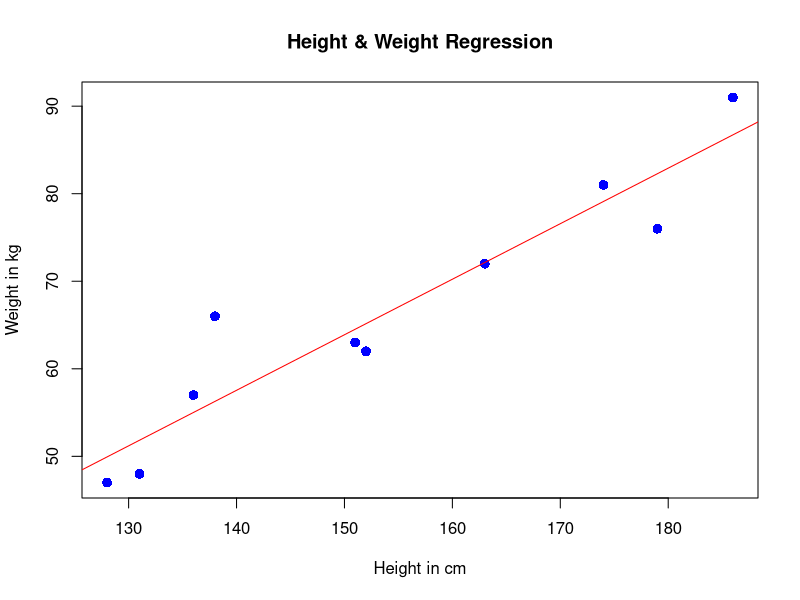

Here is the R script that generated this plot:
# Create a relationship between height and weight

# Values of height in cm
z <- c(151, 174, 138, 186, 128, 136, 179, 163, 152, 131)

# Values of weight in kg
y <- c(63, 81, 66, 91, 47, 57, 76, 72, 62, 48)

# Apply the lm() function (Linear Regression Model)
relation <- lm(y ~ z)
print(relation)

# Get the summary of the model
print(summary(relation))

# Predict the weight for a person with height 170 cm
a <- data.frame(z = 170)
result <- predict(relation, a)
print(result)

# Visualize the regression line
png(file = "linearregression.png")  # Save plot as an image

# Plot scatter plot
plot(z, y, col = "blue", 
     main = "Height & Weight Regression", 
     cex = 1.3, pch = 16, 
     xlab = "Height in cm", ylab = "Weight in kg")

# Add the regression line 
abline(relation, col = "red")

# Save the output
dev.off()
